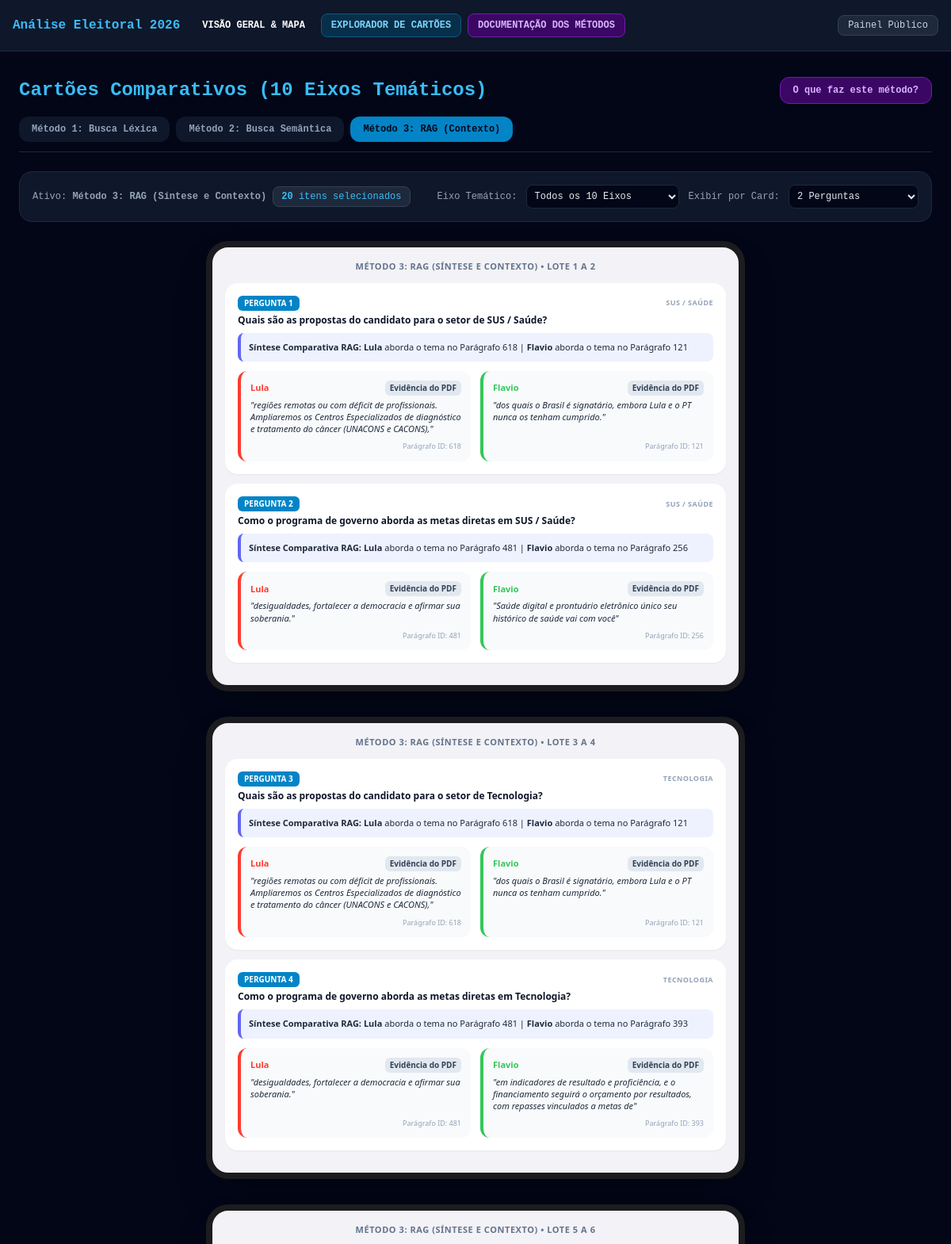
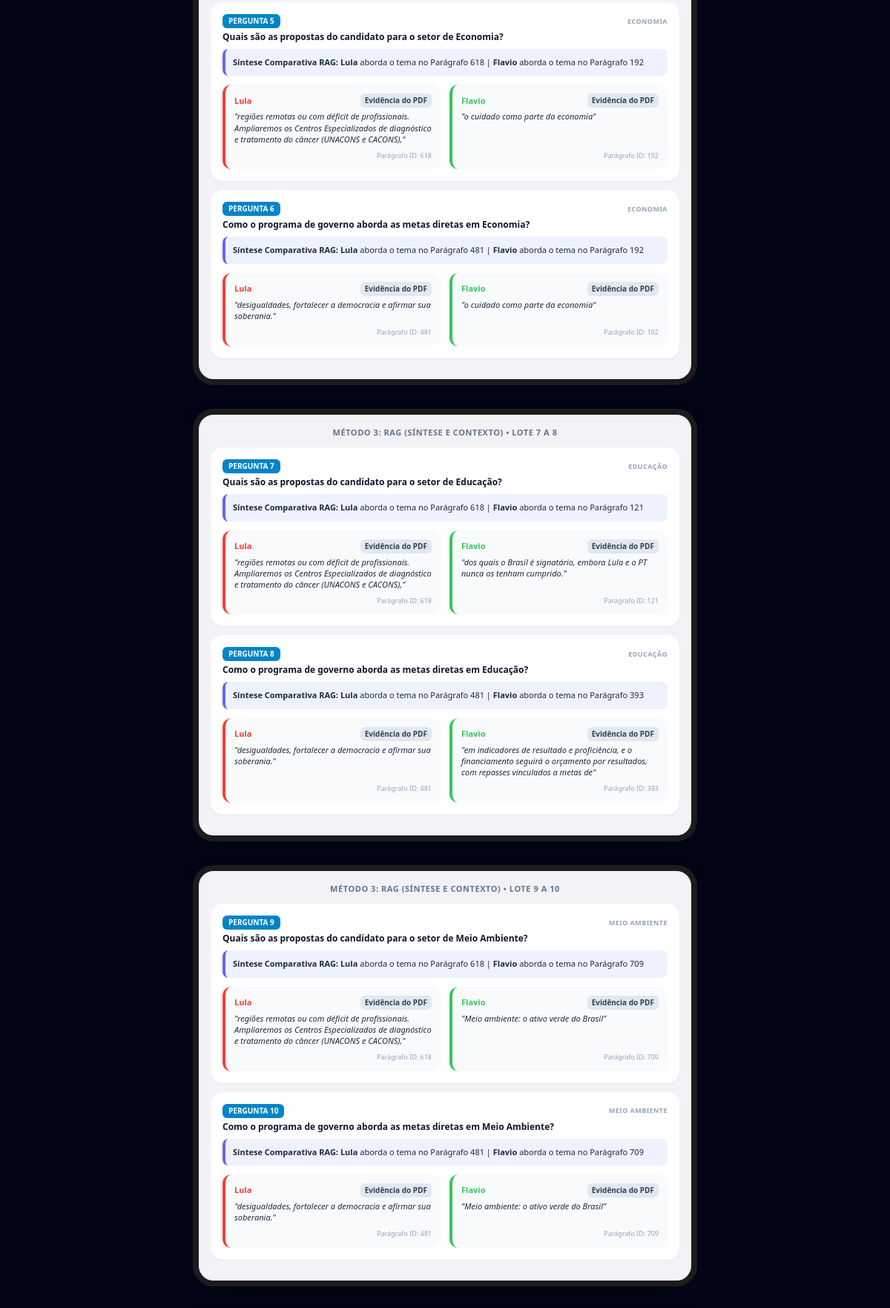
The app's page /cartoes/?metodo=METODO_3&qtd=2 (upper part) with its own data (2 pictures, top to bottom).
### eleitoral_app/models.py (models this page shows, shortened)
class ResultadoMetodo(models.Model):
    METODO_CHOICES = (
        ('METODO_1', 'Método 1: Busca Léxica & KWIC'),
        ('METODO_2', 'Método 2: Busca Semântica por Similaridade'),
        ('METODO_3', 'Método 3: RAG (Síntese e Contexto)'),
        ('METODO_4', 'Método 4: Agrupamento Temático Automático'),
    )
    metodo_tipo = models.CharField(max_length=20, choices=METODO_CHOICES, default='METODO_2')
    num_item = models.IntegerField()
    eixo_tematico = models.CharField(max_length=100)
    titulo_item = models.TextField()
    sintese_rag = models.TextField(blank=True)
    candidato = models.ForeignKey(Candidato, on_delete=models.CASCADE)
    id_paragrafo = models.IntegerField(default=1)
    relevancia_score = models.CharField(max_length=50)
    trecho_encontrado = models.TextField()

class Candidato(models.Model):
    nome = models.CharField(max_length=150, unique=True)
    partido = models.CharField(max_length=50, default="Programa Oficial")
    cor_tema = models.CharField(max_length=20, default="#34c759")

### eleitoral_app/views.py (the view)
# urls.py: path('cartoes/', CartoesResultadosView.as_view(), name='cartoes_resultados'),
class CartoesResultadosView(TemplateView):
    template_name = 'eleitoral_app/cartoes_resultados.html'
    def get_context_data(self, **kwargs):
        c = super().get_context_data(**kwargs)
        metodo_sel = self.request.GET.get('metodo', 'METODO_2')
        qtd_por_card = int(self.request.GET.get('qtd', 2))
        eixo_sel = self.request.GET.get('eixo', '')
        qs_metodo = ResultadoMetodo.objects.filter(metodo_tipo=metodo_sel)
        if eixo_sel:
            qs_metodo = qs_metodo.filter(eixo_tematico=eixo_sel)
        numeros_itens = list(qs_metodo.values_list('num_item', flat=True).distinct().order_by('num_item'))
        lotes = []
        for i in range(0, len(numeros_itens), qtd_por_card):
            lotes_nums = numeros_itens[i:i + qtd_por_card]
            itens_lote = qs_metodo.filter(num_item__in=lotes_nums).order_by('num_item')
            agrupados_por_item = {}
            for item in itens_lote:
                if item.num_item not in agrupados_por_item:
                    agrupados_por_item[item.num_item] = {
                        'num': item.num_item,
                        'titulo': item.titulo_item,
                        'eixo': item.eixo_tematico,
                        'sintese': item.sintese_rag,
                        'respostas': []
                    }
                agrupados_por_item[item.num_item]['respostas'].append(item)
            for num_item, item_dict in agrupados_por_item.items():
                item_dict['respostas'].sort(
                    key=lambda r: 0 if r.candidato.cor_tema == '#ff3b30' or 'lula' in r.candidato.nome.lower() else 1
                )
            lotes.append({
                'intervalo': f"{lotes_nums[0]} a {lotes_nums[-1]}" if len(lotes_nums) > 1 else f"{lotes_nums[0]}",
                'itens': list(agrupados_por_item.values())
            })
        c['lotes_cartoes'] = lotes
        c['qtd_selecionada'] = qtd_por_card
        c['metodo_selecionado'] = metodo_sel
        c['eixo_selecionado'] = eixo_sel
        c['metodo_nome'] = dict(ResultadoMetodo.METODO_CHOICES).get(metodo_sel)
        c['eixos_disponiveis'] = ResultadoMetodo.objects.values_list('eixo_tematico', flat=True).distinct().order_by('eixo_tematico')
        c['total_perguntas_exibidas'] = len(numeros_itens)
        c['explicacao_metodo_ativo'] = DADOS_EXPLICAO_METODOS.get(metodo_sel, {})
        return c

### eleitoral_app/templates/eleitoral_app/cartoes_resultados.html (shortened to what this page needs)
{% extends 'eleitoral_app/base.html' %}
{% block content %}
<div class="mb-6 font-mono" x-data="{ mostrarExplicacao: false }">
    <div class="flex justify-between items-center mb-4">
        <h1 class="text-2xl font-bold text-sky-400">Cartões Comparativos (10 Eixos Temáticos)</h1>
        <button @click="mostrarExplicacao = !mostrarExplicacao" class="bg-purple-950 hover:bg-purple-900 text-purple-300 border border-purple-800 text-xs font-bold px-4 py-2 rounded-xl transition">
            <span x-text="mostrarExplicacao ? 'Ocultar Explicação do Método' : 'O que faz este método?'"></span>
        </button>
    </div>
    <div class="flex flex-wrap gap-2 border-b border-slate-800 pb-3 mb-6">
        <a href="?metodo=METODO_1&qtd={{ qtd_selecionada }}" class="px-4 py-2 rounded-xl text-xs font-bold transition {% if metodo_selecionado == 'METODO_1' %}bg-sky-600 text-slate-950{% else %}bg-slate-900 text-slate-400 hover:bg-slate-800{% endif %}">
            Método 1: Busca Léxica
        </a>
        <a href="?metodo=METODO_2&qtd={{ qtd_selecionada }}" class="px-4 py-2 rounded-xl text-xs font-bold transition {% if metodo_selecionado == 'METODO_2' %}bg-sky-600 text-slate-950{% else %}bg-slate-900 text-slate-400 hover:bg-slate-800{% endif %}">
            Método 2: Busca Semântica
        </a>
        <a href="?metodo=METODO_3&qtd={{ qtd_selecionada }}" class="px-4 py-2 rounded-xl text-xs font-bold transition {% if metodo_selecionado == 'METODO_3' %}bg-sky-600 text-slate-950{% else %}bg-slate-900 text-slate-400 hover:bg-slate-800{% endif %}">
            Método 3: RAG (Contexto)
        </a>
    </div>
    <div class="bg-slate-900 p-4 rounded-2xl border border-slate-800 flex flex-wrap justify-between items-center gap-4 text-xs">
        <div class="flex items-center space-x-2">
            <span class="text-slate-400">Ativo: <b>{{ metodo_nome }}</b></span>
            <span class="bg-slate-800 text-sky-400 px-2.5 py-1 rounded-lg border border-slate-700"><b>{{ total_perguntas_exibidas }}</b> itens selecionados</span>
        </div>
        <form method="get" class="flex flex-wrap items-center gap-3">
            <div>
                <label class="text-slate-400 mr-1">Eixo Temático:</label>
                <select name="eixo" onchange="this.form.submit()" class="bg-slate-950 border border-slate-800 text-slate-200 p-1.5 rounded-lg">
                    <option value="">Todos os 10 Eixos</option>
                </select>
            </div>
            <div>
                <label class="text-slate-400 mr-1">Exibir por Card:</label>
                <select name="qtd" onchange="this.form.submit()" class="bg-slate-950 border border-slate-800 text-slate-200 p-1.5 rounded-lg">
                    <option value="2" {% if qtd_selecionada == 2 %}selected{% endif %}>2 Perguntas</option>
                </select>
            </div>
        </form>
    </div>
</div>
<div class="flex flex-wrap justify-center gap-8">
    {% for lote in lotes_cartoes %}
    <div class="w-full max-w-[680px] bg-[#f2f2f7] p-4 rounded-[28px] border-[8px] border-[#1c1c1e] shadow-2xl text-slate-900 font-sans">
        <div class="text-center text-[11px] font-semibold text-slate-500 uppercase tracking-wider mb-3">{{ metodo_nome }} • Lote {{ lote.intervalo }}</div>
        {% for item in lote.itens %}
        <div class="bg-white rounded-2xl p-4 mb-3 shadow-sm">
            <div class="flex justify-between items-center mb-1">
                <span class="inline-block bg-sky-600 text-white text-[10px] font-bold px-2 py-0.5 rounded-md uppercase">
                    {% if metodo_selecionado == 'METODO_4' %}Tópico {{ item.num }}{% else %}Pergunta {{ item.num }}{% endif %}
                </span>
                <span class="text-[9px] font-bold text-slate-400 uppercase tracking-wider">{{ item.eixo }}</span>
            </div>
            <div class="text-xs font-bold text-slate-900 mb-2">{{ item.titulo }}</div>
            {% if item.sintese and metodo_selecionado == 'METODO_3' %}
            <div class="bg-indigo-50 rounded-lg p-2.5 text-[11px] text-slate-800 mb-3 border-l-4 border-indigo-500">
                <b>Síntese Comparativa RAG:</b> {{ item.sintese|safe }}
            </div>
            {% endif %}
            <div class="grid grid-cols-1 sm:grid-cols-2 gap-3">
                {% for r in item.respostas %}
                <div class="bg-slate-50 rounded-xl p-3 border-l-4 flex flex-col justify-between" style="border-left-color: {{ r.candidato.cor_tema }}">
                    <div>
                        <div class="flex justify-between items-center text-[11px] font-bold mb-1" style="color: {{ r.candidato.cor_tema }}">
                            <span>{{ r.candidato.nome }}</span>
                            <span class="text-[10px] bg-slate-200 text-slate-700 px-1.5 py-0.5 rounded-md">{{ r.relevancia_score }}</span>
                        </div>
                        <div class="text-[11px] text-slate-800 italic leading-snug">"{{ r.trecho_encontrado }}"</div>
                    </div>
                    <div class="text-[9px] text-slate-400 text-right mt-2">Parágrafo ID: {{ r.id_paragrafo }}</div>
                </div>
                {% endfor %}
            </div>
        </div>
        {% endfor %}
    </div>
    {% endfor %}
</div>
{% endblock %}

### records on screen
ResultadoMetodo: eixo "SUS / SAÚDE", titulo "Quais são as propostas do candidato para o setor de SUS / Saúde?", sintese "Lula aborda o tema no Parágrafo 618 | Flavio aborda o tema no Parágrafo 121", candidato.nome "Lula", relevancia_score "Evidência do PDF", trecho_encontrado "regiões remotas ou com déficit de profissionais. Ampliaremos os Centros Especializados de diagnóstico e tratamento do câncer (UNACONS e CACONS),", id_paragrafo "618"
ResultadoMetodo: candidato.nome "Flavio", relevancia_score "Evidência do PDF", trecho_encontrado "dos quais o Brasil é signatário, embora Lula e o PT nunca os tenham cumprido.", id_paragrafo "121"
ResultadoMetodo: eixo "SUS / SAÚDE", titulo "Como o programa de governo aborda as metas diretas em SUS / Saúde?", sintese "Lula aborda o tema no Parágrafo 481 | Flavio aborda o tema no Parágrafo 256", candidato.nome "Lula", relevancia_score "Evidência do PDF", trecho_encontrado "desigualdades, fortalecer a democracia e afirmar sua soberania.", id_paragrafo "481"
ResultadoMetodo: candidato.nome "Flavio", relevancia_score "Evidência do PDF", trecho_encontrado "Saúde digital e prontuário eletrônico único seu histórico de saúde vai com você", id_paragrafo "256"
ResultadoMetodo: eixo "TECNOLOGIA", titulo "Quais são as propostas do candidato para o setor de Tecnologia?", sintese "Lula aborda o tema no Parágrafo 618 | Flavio aborda o tema no Parágrafo 121", candidato.nome "Lula", relevancia_score "Evidência do PDF", trecho_encontrado "regiões remotas ou com déficit de profissionais. Ampliaremos os Centros Especializados de diagnóstico e tratamento do câncer (UNACONS e CACONS),", id_paragrafo "618"
ResultadoMetodo: candidato.nome "Flavio", relevancia_score "Evidência do PDF", trecho_encontrado "dos quais o Brasil é signatário, embora Lula e o PT nunca os tenham cumprido.", id_paragrafo "121"
ResultadoMetodo: eixo "TECNOLOGIA", titulo "Como o programa de governo aborda as metas diretas em Tecnologia?", sintese "Lula aborda o tema no Parágrafo 481 | Flavio aborda o tema no Parágrafo 393", candidato.nome "Lula", relevancia_score "Evidência do PDF", trecho_encontrado "desigualdades, fortalecer a democracia e afirmar sua soberania.", id_paragrafo "481"
ResultadoMetodo: candidato.nome "Flavio", relevancia_score "Evidência do PDF", trecho_encontrado "em indicadores de resultado e proficiência, e o financiamento seguirá o orçamento por resultados, com repasses vinculados a metas de", id_paragrafo "393"
ResultadoMetodo: eixo "ECONOMIA", titulo "Quais são as propostas do candidato para o setor de Economia?", sintese "Lula aborda o tema no Parágrafo 618 | Flavio aborda o tema no Parágrafo 192", candidato.nome "Lula", relevancia_score "Evidência do PDF", trecho_encontrado "regiões remotas ou com déficit de profissionais. Ampliaremos os Centros Especializados de diagnóstico e tratamento do câncer (UNACONS e CACONS),", id_paragrafo "618"
ResultadoMetodo: candidato.nome "Flavio", relevancia_score "Evidência do PDF", trecho_encontrado "o cuidado como parte da economia", id_paragrafo "192"
ResultadoMetodo: eixo "ECONOMIA", titulo "Como o programa de governo aborda as metas diretas em Economia?", sintese "Lula aborda o tema no Parágrafo 481 | Flavio aborda o tema no Parágrafo 192", candidato.nome "Lula", relevancia_score "Evidência do PDF", trecho_encontrado "desigualdades, fortalecer a democracia e afirmar sua soberania.", id_paragrafo "481"
ResultadoMetodo: candidato.nome "Flavio", relevancia_score "Evidência do PDF", trecho_encontrado "o cuidado como parte da economia", id_paragrafo "192"
ResultadoMetodo: eixo "EDUCAÇÃO", titulo "Quais são as propostas do candidato para o setor de Educação?", sintese "Lula aborda o tema no Parágrafo 618 | Flavio aborda o tema no Parágrafo 121", candidato.nome "Lula", relevancia_score "Evidência do PDF", trecho_encontrado "regiões remotas ou com déficit de profissionais. Ampliaremos os Centros Especializados de diagnóstico e tratamento do câncer (UNACONS e CACONS),", id_paragrafo "618"
ResultadoMetodo: candidato.nome "Flavio", relevancia_score "Evidência do PDF", trecho_encontrado "dos quais o Brasil é signatário, embora Lula e o PT nunca os tenham cumprido.", id_paragrafo "121"
ResultadoMetodo: eixo "EDUCAÇÃO", titulo "Como o programa de governo aborda as metas diretas em Educação?", sintese "Lula aborda o tema no Parágrafo 481 | Flavio aborda o tema no Parágrafo 393", candidato.nome "Lula", relevancia_score "Evidência do PDF", trecho_encontrado "desigualdades, fortalecer a democracia e afirmar sua soberania.", id_paragrafo "481"
ResultadoMetodo: candidato.nome "Flavio", relevancia_score "Evidência do PDF", trecho_encontrado "em indicadores de resultado e proficiência, e o financiamento seguirá o orçamento por resultados, com repasses vinculados a metas de", id_paragrafo "393"
ResultadoMetodo: eixo "MEIO AMBIENTE", titulo "Quais são as propostas do candidato para o setor de Meio Ambiente?", sintese "Lula aborda o tema no Parágrafo 618 | Flavio aborda o tema no Parágrafo 709", candidato.nome "Lula", relevancia_score "Evidência do PDF", trecho_encontrado "regiões remotas ou com déficit de profissionais. Ampliaremos os Centros Especializados de diagnóstico e tratamento do câncer (UNACONS e CACONS),", id_paragrafo "618"
ResultadoMetodo: candidato.nome "Flavio", relevancia_score "Evidência do PDF", trecho_encontrado "Meio ambiente: o ativo verde do Brasil", id_paragrafo "709"
ResultadoMetodo: eixo "MEIO AMBIENTE", titulo "Como o programa de governo aborda as metas diretas em Meio Ambiente?", sintese "Lula aborda o tema no Parágrafo 481 | Flavio aborda o tema no Parágrafo 709", candidato.nome "Lula", relevancia_score "Evidência do PDF", trecho_encontrado "desigualdades, fortalecer a democracia e afirmar sua soberania.", id_paragrafo "481"
ResultadoMetodo: candidato.nome "Flavio", relevancia_score "Evidência do PDF", trecho_encontrado "Meio ambiente: o ativo verde do Brasil", id_paragrafo "709"

### other values on screen
{{ metodo_nome }} "Método 3: RAG (Síntese e Contexto)"
{{ total_perguntas_exibidas }} "20"
{{ metodo_nome }} "MÉTODO 3: RAG (SÍNTESE E CONTEXTO)" "MÉTODO 3: RAG (SÍNTESE E CONTEXTO)" "MÉTODO 3: RAG (SÍNTESE E CONTEXTO)" "MÉTODO 3: RAG (SÍNTESE E CONTEXTO)" "MÉTODO 3: RAG (SÍNTESE E CONTEXTO)"
{{ lote.intervalo }} "1 A 2" "3 A 4" "5 A 6" "7 A 8" "9 A 10"
{{ item.num }} "1" "2" "3" "4" "5" "6" "7" "8" "9" "10"
